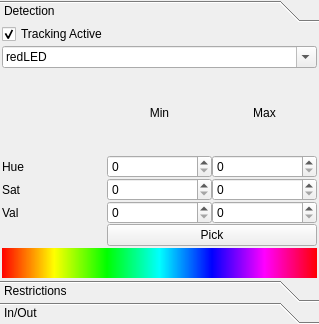
<?xml version="1.0" encoding="UTF-8"?>
<ui version="4.0">
 <class>tab_features</class>
 <widget class="QWidget" name="tab_features">
  <property name="geometry">
   <rect>
    <x>0</x>
    <y>0</y>
    <width>319</width>
    <height>324</height>
   </rect>
  </property>
  <property name="windowTitle">
   <string>Form</string>
  </property>
  <layout class="QGridLayout" name="gridLayout">
   <property name="margin">
    <number>0</number>
   </property>
   <property name="spacing">
    <number>0</number>
   </property>
   <item row="0" column="0">
    <layout class="QGridLayout" name="gridLayout_2">
     <property name="spacing">
      <number>1</number>
     </property>
     <item row="0" column="0">
      <widget class="QToolBox" name="toolBox">
       <property name="frameShape">
        <enum>QFrame::NoFrame</enum>
       </property>
       <property name="frameShadow">
        <enum>QFrame::Plain</enum>
       </property>
       <property name="lineWidth">
        <number>0</number>
       </property>
       <property name="currentIndex">
        <number>0</number>
       </property>
       <property name="tabSpacing">
        <number>0</number>
       </property>
       <widget class="QWidget" name="page">
        <property name="geometry">
         <rect>
          <x>0</x>
          <y>0</y>
          <width>317</width>
          <height>247</height>
         </rect>
        </property>
        <attribute name="label">
         <string>Detection</string>
        </attribute>
        <layout class="QGridLayout" name="gridLayout_6">
         <property name="margin">
          <number>2</number>
         </property>
         <property name="spacing">
          <number>2</number>
         </property>
         <item row="4" column="0">
          <layout class="QVBoxLayout" name="verticalLayout_4">
           <item>
            <widget class="QLabel" name="label_6">
             <property name="sizePolicy">
              <sizepolicy hsizetype="Minimum" vsizetype="Expanding">
               <horstretch>0</horstretch>
               <verstretch>0</verstretch>
              </sizepolicy>
             </property>
             <property name="maximumSize">
              <size>
               <width>16777215</width>
               <height>30</height>
              </size>
             </property>
             <property name="styleSheet">
              <string notr="true">background-color: qlineargradient(spread:pad, x1:0, y1:0, x2:1, y2:0, stop:0 rgba(255, 0, 0, 255), stop:0.166 rgba(255, 255, 0, 255), stop:0.333 rgba(0, 255, 0, 255), stop:0.5 rgba(0, 255, 255, 255), stop:0.666 rgba(0, 0, 255, 255), stop:0.833 rgba(255, 0, 255, 255), stop:1 rgba(255, 0, 0, 255));</string>
             </property>
             <property name="text">
              <string/>
             </property>
            </widget>
           </item>
          </layout>
         </item>
         <item row="0" column="0">
          <widget class="QCheckBox" name="checkBox_3">
           <property name="text">
            <string>Tracking Active</string>
           </property>
           <property name="checked">
            <bool>true</bool>
           </property>
          </widget>
         </item>
         <item row="3" column="0">
          <layout class="QGridLayout" name="gridLayout_9">
           <property name="spacing">
            <number>0</number>
           </property>
           <item row="0" column="2">
            <widget class="QLabel" name="label_5">
             <property name="layoutDirection">
              <enum>Qt::LeftToRight</enum>
             </property>
             <property name="text">
              <string>Max</string>
             </property>
             <property name="alignment">
              <set>Qt::AlignCenter</set>
             </property>
            </widget>
           </item>
           <item row="2" column="0">
            <widget class="QLabel" name="label_3">
             <property name="text">
              <string>Sat</string>
             </property>
            </widget>
           </item>
           <item row="2" column="1">
            <widget class="QSpinBox" name="spinBox_5"/>
           </item>
           <item row="3" column="0">
            <widget class="QLabel" name="label_2">
             <property name="text">
              <string>Val</string>
             </property>
            </widget>
           </item>
           <item row="0" column="1">
            <widget class="QLabel" name="label_4">
             <property name="layoutDirection">
              <enum>Qt::LeftToRight</enum>
             </property>
             <property name="text">
              <string>Min</string>
             </property>
             <property name="alignment">
              <set>Qt::AlignCenter</set>
             </property>
            </widget>
           </item>
           <item row="3" column="2">
            <widget class="QSpinBox" name="spinBox_4"/>
           </item>
           <item row="3" column="1">
            <widget class="QSpinBox" name="spinBox_3"/>
           </item>
           <item row="1" column="0">
            <widget class="QLabel" name="label">
             <property name="text">
              <string>Hue</string>
             </property>
            </widget>
           </item>
           <item row="1" column="1">
            <widget class="QSpinBox" name="spinBox_2"/>
           </item>
           <item row="1" column="2">
            <widget class="QSpinBox" name="spinBox"/>
           </item>
           <item row="2" column="2">
            <widget class="QSpinBox" name="spinBox_6"/>
           </item>
           <item row="4" column="1" colspan="2">
            <widget class="QPushButton" name="pushButton_10">
             <property name="sizePolicy">
              <sizepolicy hsizetype="Ignored" vsizetype="Fixed">
               <horstretch>0</horstretch>
               <verstretch>0</verstretch>
              </sizepolicy>
             </property>
             <property name="toolTip">
              <string>Pick thresholds from image by dragging frame around the spot of interest</string>
             </property>
             <property name="statusTip">
              <string>Pick rage from image</string>
             </property>
             <property name="text">
              <string>Pick</string>
             </property>
             <property name="checkable">
              <bool>true</bool>
             </property>
             <property name="flat">
              <bool>false</bool>
             </property>
            </widget>
           </item>
          </layout>
         </item>
         <item row="1" column="0">
          <widget class="QComboBox" name="combo_label">
           <property name="editable">
            <bool>true</bool>
           </property>
           <property name="insertPolicy">
            <enum>QComboBox::NoInsert</enum>
           </property>
           <item>
            <property name="text">
             <string>redLED</string>
            </property>
           </item>
           <item>
            <property name="text">
             <string>greenLED</string>
            </property>
           </item>
           <item>
            <property name="text">
             <string>blueLED</string>
            </property>
           </item>
          </widget>
         </item>
        </layout>
       </widget>
       <widget class="QWidget" name="page_5">
        <property name="geometry">
         <rect>
          <x>0</x>
          <y>0</y>
          <width>317</width>
          <height>247</height>
         </rect>
        </property>
        <attribute name="label">
         <string>Restrictions</string>
        </attribute>
        <layout class="QGridLayout" name="gridLayout_8"/>
       </widget>
       <widget class="QWidget" name="tab_features_buttons">
        <property name="geometry">
         <rect>
          <x>0</x>
          <y>0</y>
          <width>317</width>
          <height>247</height>
         </rect>
        </property>
        <attribute name="label">
         <string>In/Out</string>
        </attribute>
        <layout class="QGridLayout" name="gridLayout_7">
         <item row="2" column="3">
          <widget class="QPushButton" name="pushButton_8">
           <property name="text">
            <string>Save</string>
           </property>
          </widget>
         </item>
         <item row="2" column="1">
          <widget class="QPushButton" name="pushButton_9">
           <property name="text">
            <string>Open</string>
           </property>
          </widget>
         </item>
         <item row="1" column="1">
          <widget class="QPushButton" name="pushButton_4">
           <property name="text">
            <string>Clone</string>
           </property>
          </widget>
         </item>
         <item row="1" column="3">
          <widget class="QPushButton" name="pushButton_5">
           <property name="text">
            <string>Delete</string>
           </property>
          </widget>
         </item>
         <item row="0" column="1">
          <spacer name="verticalSpacer_3">
           <property name="orientation">
            <enum>Qt::Vertical</enum>
           </property>
           <property name="sizeHint" stdset="0">
            <size>
             <width>20</width>
             <height>40</height>
            </size>
           </property>
          </spacer>
         </item>
        </layout>
       </widget>
      </widget>
     </item>
    </layout>
   </item>
  </layout>
 </widget>
 <resources/>
 <connections/>
</ui>
